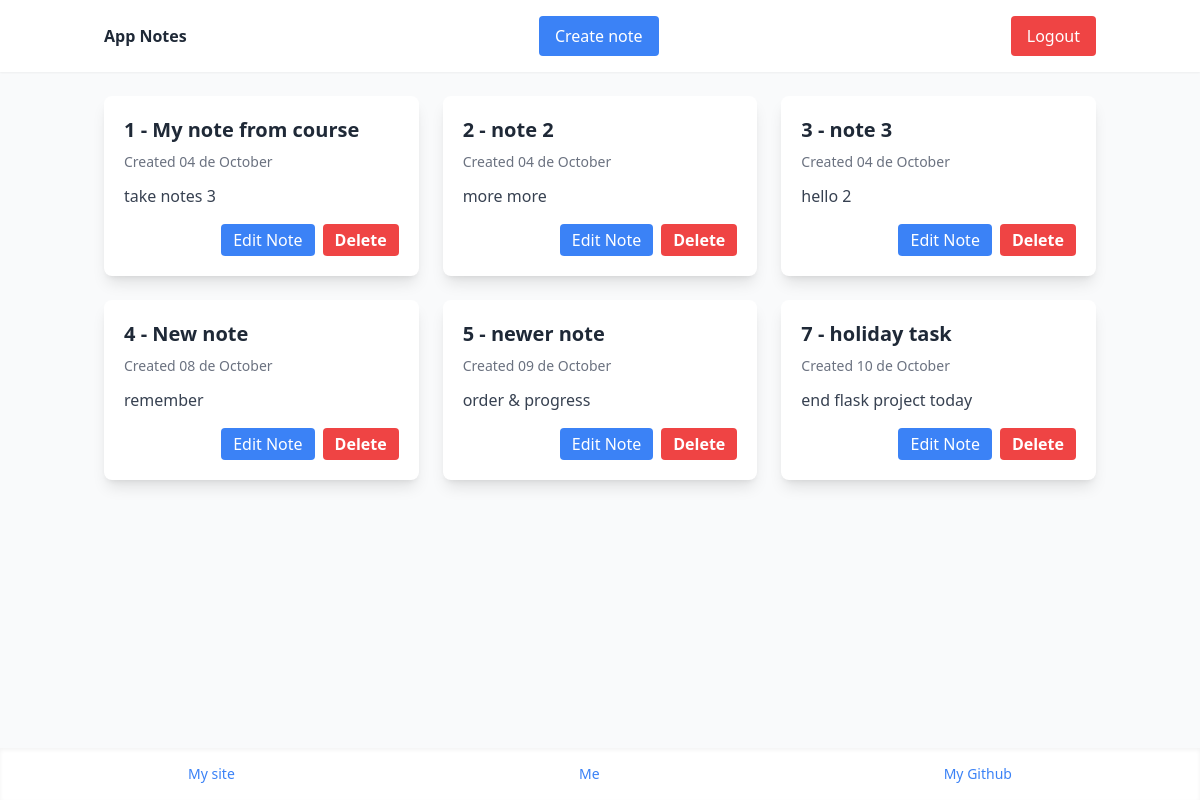
/notes/ (signed in), run on the app's committed database.
### app/models.py (models this page shows, shortened)
class Note(db.Model):
    id = db.Column(db.Integer, primary_key=True)
    title = db.Column(db.String(100), nullable=False)
    content = db.Column(db.String(200), nullable=False)
    created_at = db.Column(db.DateTime, default=datetime.now(timezone.utc), nullable=False)
    updated_at = db.Column(db.DateTime, default=datetime.now(timezone.utc), onupdate=datetime.now(timezone.utc), nullable=False)

### app/notes/routes.py (the view)
@notes_bp.route("/")
@login_required
def notes_home():
    print("Current user:", current_user)
    print("Is authenticated:", current_user.is_authenticated)
    notes = Note.query.all()
    return render_template("home.html", notes=notes)

### app/models.py (called while the page is built)
    def __repr__(self):
        return f"<User {self.username}>"

### app/notes/templates/home.html (shortened to what this page needs)
{% extends "base.html" %}
{% block content %}
    {% if notes %}
    <div class="grid grid-cols-1 md:grid-cols-2 lg:grid-cols-3 gap-6">
        {% for note in notes %}
        <div class="bg-white shadow-lg rounded-lg p-5">
            <h2 class="text-xl font-semibold text-gray-800 mb-2">{{ note.id }} - {{ note.title }}</h2>
            <p class="text-sm text-gray-500 mb-3">Created {{ note.created_at.strftime('%d de %B') }}</p>
            <p class="text-gray-700 mb-4">{{ note.content[:140] }}{% if note.content|length > 140 %}...{% endif %}</p>
            <div class="flex justify-end space-x-2">
                <a href="{{ url_for('notes.edit_note', id=note.id) }}" class="px-3 py-1 bg-blue-500 text-white rounded hover:bg-blue-600" title="Edit Note">
                    Edit Note
                </a>
                <form
                    method="post"
                    action="{{ url_for('notes.delete_note', id=note.id) }}"
                    onsubmit="return confirm('Are you sure you want to delete this note?');"
                    class="bg-red-500 hover:bg-red-600 text-white font-semibold py-1 px-3 rounded"
                    >
                    <button type="submit">Delete</button>
                </form>
            </div>
        </div>
        {% endfor %}
    </div>
    {% else %}
        <p class="text-gray-500">No notes created yet. Start creating one!</p>
    {% endif %}
{% endblock content %}

### app/templates/base.html (shortened to what this page needs)
<!DOCTYPE html>
<html lang="en">
<head>
    <script src="https://cdn.tailwindcss.com"></script>
</head>
<body class="min-h-screen flex flex-col bg-gray-50">
    <nav class="bg-white shadow-sm py-4">
        <div class="container mx-auto flex justify-between items-center px-4">
            <a href="{{ url_for('notes.notes_home' ) }}" class="tex-xl font-bold text-gray-800">App Notes</a>
            {% if current_user.is_authenticated %}
                <a href="{{ url_for('notes.create_note') }}" class="px-4 py-2 bg-blue-500 text-white rounded hover:bg-blue-600">Create note</a>
                <a href="{{ url_for('auth.logout') }}" class="px-4 py-2 bg-red-500 text-white rounded hover:bg-red-600">Logout</a>
            {% else %}
                <a href="{{ url_for('auth.login') }}" class="px-4 py-2 bg-red-500 text-white rounded hover:bg-red-600">Login</a>
            {% endif %}
        </div>
    </nav>
    <main class="flex-grow container mx-auto py-6 px-4">
    {% block content %}{% endblock content%}
    </main>
    <footer class="bg-white shadow-inner text-center flex justify-around p-4 mt-6 text-sm text-gray-500 hight-200">
        <a href="https://jnahuel.com" class="text-blue-500 hover:underline">My site</a>
        <a href="https://linkedin.com/in/nahuel-seoane" class="text-blue-500 hover:underline">Me</a>
        <a href="https://github.com/nahuelseoane" class="text-blue-500 hover:underline">My Github</a>
    </footer>
</body>
</html>

### data on the page
Note: id "1", title "My note from course", created_at "04 de October", content "take notes 3"
Note: id "2", title "note 2", created_at "04 de October", content "more more"
Note: id "3", title "note 3", created_at "04 de October", content "hello 2"
Note: id "4", title "New note", created_at "08 de October", content "remember"
Note: id "5", title "newer note", created_at "09 de October", content "order & progress"
Note: id "7", title "holiday task", created_at "10 de October", content "end flask project today"
